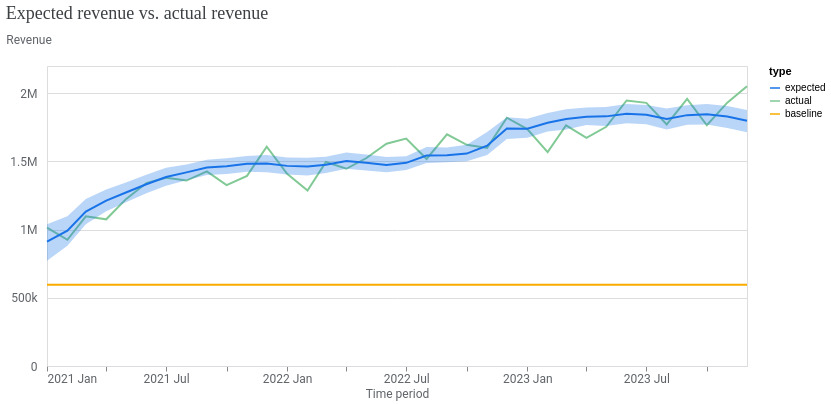

Notebook source saved alongside this figure:
### Code cell
# --- Expected vs Actual: Model Fit Plot ---
# Meridian's built-in Altair chart
model_fit = visualizer.ModelFit(mmm)
model_fit.plot_model_fit(include_baseline=True, include_ci=True)

### Figure 1 — Vega-Lite specification as saved in the notebook (floating-point values rounded to 4 significant figures)
{"config": {"view": {"continuousWidth": 300, "continuousHeight": 300}, "axis": {"labelColor": "#5F6368", "labelFont": "Roboto", "labelFontSize": 12, "titleColor": "#5F6368", "titleFont": "Roboto", "titleFontSize": 12, "titleFontWeight": "normal"}}, "layer": [{"mark": {"type": "line"}, "encoding": {"color": {"field": "type", "scale": {"domain": ["expected", "actual", "baseline"], "range": ["#1A73E8", "#81C995", "#F9AB00"]}, "type": "nominal"}, "x": {"axis": {"domainColor": "#DADCE0", "format": "%Y %b", "grid": false, "tickCount": 8}, "field": "time", "title": "Time period", "type": "temporal"}, "y": {"axis": {"domain": false, "labelExpr": "replace(format(datum.value, '.3~s'), 'G', 'B')", "labelPadding": 10, "tickCount": 5, "ticks": false, "titleAlign": "left", "titleAngle": 0, "titleY": -20}, "field": "mean", "title": "Revenue", "type": "quantitative"}}}, {"mark": {"type": "area", "opacity": 0.3}, "encoding": {"color": {"field": "type", "legend": null, "scale": {"domain": ["expected"], "range": ["#1A73E8"]}, "type": "nominal"}, "x": {"field": "time", "type": "temporal"}, "y": {"field": "ci_hi", "type": "quantitative"}, "y2": {"field": "ci_lo"}}}], "data": {"name": "data-b171f48e793c0b68939ce2d54273fa4c"}, "resolve": {"scale": {"color": "independent"}}, "title": {"text": "Expected revenue vs. actual revenue", "anchor": "start", "color": "#3C4043", "font": "Google Sans Display", "fontSize": 18, "fontWeight": "normal", "offset": 10}, "width": 700, "$schema": "https://vega.github.io/schema/vega-lite/v6.1.0.json", "datasets": {"data-b171f48e793c0b68939ce2d54273fa4c": [{"time": "2021-01-01", "type": "actual", "ci_hi": 1014000.0, "ci_lo": 1014000.0, "mean": 1014000.0}, {"time": "2021-01-01", "type": "baseline", "ci_hi": 803900.0, "ci_lo": 291800.0, "mean": 596600.0}, {"time": "2021-01-01", "type": "expected", "ci_hi": 1039000.0, "ci_lo": 772300.0, "mean": 912600.0}, {"time": "2021-02-01", "type": "actual", "ci_hi": 925800.0, "ci_lo": 925800.0, "mean": 925800.0}, {"time": "2021-02-01", "type": "baseline", "ci_hi": 803900.0, "ci_lo": 291800.0, "mean": 596600.0}, {"time": "2021-02-01", "type": "expected", "ci_hi": 1099000.0, "ci_lo": 881900.0, "mean": 993000.0}, {"time": "2021-03-01", "type": "actual", "ci_hi": 1098000.0, "ci_lo": 1098000.0, "mean": 1098000.0}, {"time": "2021-03-01", "type": "baseline", "ci_hi": 803900.0, "ci_lo": 291800.0, "mean": 596600.0}, {"time": "2021-03-01", "type": "expected", "ci_hi": 1224000.0, "ci_lo": 1040000.0, "mean": 1133000.0}, {"time": "2021-04-01", "type": "actual", "ci_hi": 1076000.0, "ci_lo": 1076000.0, "mean": 1076000.0}, {"time": "2021-04-01", "type": "baseline", "ci_hi": 803900.0, "ci_lo": 291800.0, "mean": 596600.0}, {"time": "2021-04-01", "type": "expected", "ci_hi": 1294000.0, "ci_lo": 1136000.0, "mean": 1213000.0}, {"time": "2021-05-01", "type": "actual", "ci_hi": 1224000.0, "ci_lo": 1224000.0, "mean": 1224000.0}, {"time": "2021-05-01", "type": "baseline", "ci_hi": 803900.0, "ci_lo": 291800.0, "mean": 596600.0}, {"time": "2021-05-01", "type": "expected", "ci_hi": 1346000.0, "ci_lo": 1201000.0, "mean": 1272000.0}, {"time": "2021-06-01", "type": "actual", "ci_hi": 1341000.0, "ci_lo": 1341000.0, "mean": 1341000.0}, {"time": "2021-06-01", "type": "baseline", "ci_hi": 803900.0, "ci_lo": 291800.0, "mean": 596600.0}, {"time": "2021-06-01", "type": "expected", "ci_hi": 1403000.0, "ci_lo": 1266000.0, "mean": 1333000.0}, {"time": "2021-07-01", "type": "actual", "ci_hi": 1381000.0, "ci_lo": 1381000.0, "mean": 1381000.0}, {"time": "2021-07-01", "type": "baseline", "ci_hi": 803900.0, "ci_lo": 291800.0, "mean": 596600.0}, {"time": "2021-07-01", "type": "expected", "ci_hi": 1453000.0, "ci_lo": 1323000.0, "mean": 1386000.0}, {"time": "2021-08-01", "type": "actual", "ci_hi": 1360000.0, "ci_lo": 1360000.0, "mean": 1360000.0}, {"time": "2021-08-01", "type": "baseline", "ci_hi": 803900.0, "ci_lo": 291800.0, "mean": 596600.0}, {"time": "2021-08-01", "type": "expected", "ci_hi": 1478000.0, "ci_lo": 1362000.0, "mean": 1420000.0}, {"time": "2021-09-01", "type": "actual", "ci_hi": 1427000.0, "ci_lo": 1427000.0, "mean": 1427000.0}, {"time": "2021-09-01", "type": "baseline", "ci_hi": 803900.0, "ci_lo": 291800.0, "mean": 596600.0}, {"time": "2021-09-01", "type": "expected", "ci_hi": 1512000.0, "ci_lo": 1401000.0, "mean": 1456000.0}, {"time": "2021-10-01", "type": "actual", "ci_hi": 1326000.0, "ci_lo": 1326000.0, "mean": 1326000.0}, {"time": "2021-10-01", "type": "baseline", "ci_hi": 803900.0, "ci_lo": 291800.0, "mean": 596600.0}, {"time": "2021-10-01", "type": "expected", "ci_hi": 1524000.0, "ci_lo": 1408000.0, "mean": 1465000.0}, {"time": "2021-11-01", "type": "actual", "ci_hi": 1394000.0, "ci_lo": 1394000.0, "mean": 1394000.0}, {"time": "2021-11-01", "type": "baseline", "ci_hi": 803900.0, "ci_lo": 291800.0, "mean": 596600.0}, {"time": "2021-11-01", "type": "expected", "ci_hi": 1541000.0, "ci_lo": 1424000.0, "mean": 1482000.0}, {"time": "2021-12-01", "type": "actual", "ci_hi": 1609000.0, "ci_lo": 1609000.0, "mean": 1609000.0}, {"time": "2021-12-01", "type": "baseline", "ci_hi": 803900.0, "ci_lo": 291800.0, "mean": 596600.0}, {"time": "2021-12-01", "type": "expected", "ci_hi": 1547000.0, "ci_lo": 1422000.0, "mean": 1484000.0}, {"time": "2022-01-01", "type": "actual", "ci_hi": 1409000.0, "ci_lo": 1409000.0, "mean": 1409000.0}, {"time": "2022-01-01", "type": "baseline", "ci_hi": 803900.0, "ci_lo": 291800.0, "mean": 596600.0}, {"time": "2022-01-01", "type": "expected", "ci_hi": 1529000.0, "ci_lo": 1404000.0, "mean": 1468000.0}, {"time": "2022-02-01", "type": "actual", "ci_hi": 1288000.0, "ci_lo": 1288000.0, "mean": 1288000.0}, {"time": "2022-02-01", "type": "baseline", "ci_hi": 803900.0, "ci_lo": 291800.0, "mean": 596600.0}, {"time": "2022-02-01", "type": "expected", "ci_hi": 1527000.0, "ci_lo": 1397000.0, "mean": 1463000.0}, {"time": "2022-03-01", "type": "actual", "ci_hi": 1496000.0, "ci_lo": 1496000.0, "mean": 1496000.0}, {"time": "2022-03-01", "type": "baseline", "ci_hi": 803900.0, "ci_lo": 291800.0, "mean": 596600.0}, {"time": "2022-03-01", "type": "expected", "ci_hi": 1535000.0, "ci_lo": 1415000.0, "mean": 1476000.0}, {"time": "2022-04-01", "type": "actual", "ci_hi": 1446000.0, "ci_lo": 1446000.0, "mean": 1446000.0}, {"time": "2022-04-01", "type": "baseline", "ci_hi": 803900.0, "ci_lo": 291800.0, "mean": 596600.0}, {"time": "2022-04-01", "type": "expected", "ci_hi": 1566000.0, "ci_lo": 1446000.0, "mean": 1503000.0}, {"time": "2022-05-01", "type": "actual", "ci_hi": 1523000.0, "ci_lo": 1523000.0, "mean": 1523000.0}, {"time": "2022-05-01", "type": "baseline", "ci_hi": 803900.0, "ci_lo": 291800.0, "mean": 596600.0}, {"time": "2022-05-01", "type": "expected", "ci_hi": 1551000.0, "ci_lo": 1434000.0, "mean": 1490000.0}, {"time": "2022-06-01", "type": "actual", "ci_hi": 1630000.0, "ci_lo": 1630000.0, "mean": 1630000.0}, {"time": "2022-06-01", "type": "baseline", "ci_hi": 803900.0, "ci_lo": 291800.0, "mean": 596600.0}, {"time": "2022-06-01", "type": "expected", "ci_hi": 1533000.0, "ci_lo": 1420000.0, "mean": 1475000.0}, {"time": "2022-07-01", "type": "actual", "ci_hi": 1668000.0, "ci_lo": 1668000.0, "mean": 1668000.0}, {"time": "2022-07-01", "type": "baseline", "ci_hi": 803900.0, "ci_lo": 291800.0, "mean": 596600.0}, {"time": "2022-07-01", "type": "expected", "ci_hi": 1538000.0, "ci_lo": 1437000.0, "mean": 1490000.0}, {"time": "2022-08-01", "type": "actual", "ci_hi": 1519000.0, "ci_lo": 1519000.0, "mean": 1519000.0}, {"time": "2022-08-01", "type": "baseline", "ci_hi": 803900.0, "ci_lo": 291800.0, "mean": 596600.0}, {"time": "2022-08-01", "type": "expected", "ci_hi": 1605000.0, "ci_lo": 1489000.0, "mean": 1543000.0}, {"time": "2022-09-01", "type": "actual", "ci_hi": 1699000.0, "ci_lo": 1699000.0, "mean": 1699000.0}, {"time": "2022-09-01", "type": "baseline", "ci_hi": 803900.0, "ci_lo": 291800.0, "mean": 596600.0}, {"time": "2022-09-01", "type": "expected", "ci_hi": 1603000.0, "ci_lo": 1495000.0, "mean": 1546000.0}, {"time": "2022-10-01", "type": "actual", "ci_hi": 1622000.0, "ci_lo": 1622000.0, "mean": 1622000.0}, {"time": "2022-10-01", "type": "baseline", "ci_hi": 803900.0, "ci_lo": 291800.0, "mean": 596600.0}, {"time": "2022-10-01", "type": "expected", "ci_hi": 1622000.0, "ci_lo": 1501000.0, "mean": 1558000.0}, {"time": "2022-11-01", "type": "actual", "ci_hi": 1600000.0, "ci_lo": 1600000.0, "mean": 1600000.0}, {"time": "2022-11-01", "type": "baseline", "ci_hi": 803900.0, "ci_lo": 291800.0, "mean": 596600.0}, {"time": "2022-11-01", "type": "expected", "ci_hi": 1716000.0, "ci_lo": 1547000.0, "mean": 1616000.0}, {"time": "2022-12-01", "type": "actual", "ci_hi": 1820000.0, "ci_lo": 1820000.0, "mean": 1820000.0}, {"time": "2022-12-01", "type": "baseline", "ci_hi": 803900.0, "ci_lo": 291800.0, "mean": 596600.0}, {"time": "2022-12-01", "type": "expected", "ci_hi": 1824000.0, "ci_lo": 1665000.0, "mean": 1742000.0}, {"time": "2023-01-01", "type": "actual", "ci_hi": 1737000.0, "ci_lo": 1737000.0, "mean": 1737000.0}, {"time": "2023-01-01", "type": "baseline", "ci_hi": 803900.0, "ci_lo": 291800.0, "mean": 596600.0}, {"time": "2023-01-01", "type": "expected", "ci_hi": 1813000.0, "ci_lo": 1674000.0, "mean": 1740000.0}, {"time": "2023-02-01", "type": "actual", "ci_hi": 1568000.0, "ci_lo": 1568000.0, "mean": 1568000.0}, {"time": "2023-02-01", "type": "baseline", "ci_hi": 803900.0, "ci_lo": 291800.0, "mean": 596600.0}, {"time": "2023-02-01", "type": "expected", "ci_hi": 1855000.0, "ci_lo": 1720000.0, "mean": 1784000.0}, {"time": "2023-03-01", "type": "actual", "ci_hi": 1765000.0, "ci_lo": 1765000.0, "mean": 1765000.0}, {"time": "2023-03-01", "type": "baseline", "ci_hi": 803900.0, "ci_lo": 291800.0, "mean": 596600.0}, {"time": "2023-03-01", "type": "expected", "ci_hi": 1883000.0, "ci_lo": 1734000.0, "mean": 1812000.0}, {"time": "2023-04-01", "type": "actual", "ci_hi": 1673000.0, "ci_lo": 1673000.0, "mean": 1673000.0}, {"time": "2023-04-01", "type": "baseline", "ci_hi": 803900.0, "ci_lo": 291800.0, "mean": 596600.0}, {"time": "2023-04-01", "type": "expected", "ci_hi": 1896000.0, "ci_lo": 1767000.0, "mean": 1828000.0}, {"time": "2023-05-01", "type": "actual", "ci_hi": 1754000.0, "ci_lo": 1754000.0, "mean": 1754000.0}, {"time": "2023-05-01", "type": "baseline", "ci_hi": 803900.0, "ci_lo": 291800.0, "mean": 596600.0}, {"time": "2023-05-01", "type": "expected", "ci_hi": 1900000.0, "ci_lo": 1761000.0, "mean": 1831000.0}, {"time": "2023-06-01", "type": "actual", "ci_hi": 1947000.0, "ci_lo": 1947000.0, "mean": 1947000.0}, {"time": "2023-06-01", "type": "baseline", "ci_hi": 803900.0, "ci_lo": 291800.0, "mean": 596600.0}, {"time": "2023-06-01", "type": "expected", "ci_hi": 1921000.0, "ci_lo": 1780000.0, "mean": 1850000.0}, {"time": "2023-07-01", "type": "actual", "ci_hi": 1930000.0, "ci_lo": 1930000.0, "mean": 1930000.0}, {"time": "2023-07-01", "type": "baseline", "ci_hi": 803900.0, "ci_lo": 291800.0, "mean": 596600.0}, {"time": "2023-07-01", "type": "expected", "ci_hi": 1914000.0, "ci_lo": 1773000.0, "mean": 1843000.0}, {"time": "2023-08-01", "type": "actual", "ci_hi": 1771000.0, "ci_lo": 1771000.0, "mean": 1771000.0}, {"time": "2023-08-01", "type": "baseline", "ci_hi": 803900.0, "ci_lo": 291800.0, "mean": 596600.0}, {"time": "2023-08-01", "type": "expected", "ci_hi": 1888000.0, "ci_lo": 1734000.0, "mean": 1811000.0}, {"time": "2023-09-01", "type": "actual", "ci_hi": 1959000.0, "ci_lo": 1959000.0, "mean": 1959000.0}, {"time": "2023-09-01", "type": "baseline", "ci_hi": 803900.0, "ci_lo": 291800.0, "mean": 596600.0}, {"time": "2023-09-01", "type": "expected", "ci_hi": 1912000.0, "ci_lo": 1769000.0, "mean": 1840000.0}, {"time": "2023-10-01", "type": "actual", "ci_hi": 1765000.0, "ci_lo": 1765000.0, "mean": 1765000.0}, {"time": "2023-10-01", "type": "baseline", "ci_hi": 803900.0, "ci_lo": 291800.0, "mean": 596600.0}, {"time": "2023-10-01", "type": "expected", "ci_hi": 1922000.0, "ci_lo": 1771000.0, "mean": 1846000.0}, {"time": "2023-11-01", "type": "actual", "ci_hi": 1931000.0, "ci_lo": 1931000.0, "mean": 1931000.0}, {"time": "2023-11-01", "type": "baseline", "ci_hi": 803900.0, "ci_lo": 291800.0, "mean": 596600.0}, {"time": "2023-11-01", "type": "expected", "ci_hi": 1907000.0, "ci_lo": 1745000.0, "mean": 1830000.0}, {"time": "2023-12-01", "type": "actual", "ci_hi": 2052000.0, "ci_lo": 2052000.0, "mean": 2052000.0}, {"time": "2023-12-01", "type": "baseline", "ci_hi": 803900.0, "ci_lo": 291800.0, "mean": 596600.0}, {"time": "2023-12-01", "type": "expected", "ci_hi": 1878000.0, "ci_lo": 1713000.0, "mean": 1798000.0}]}}
